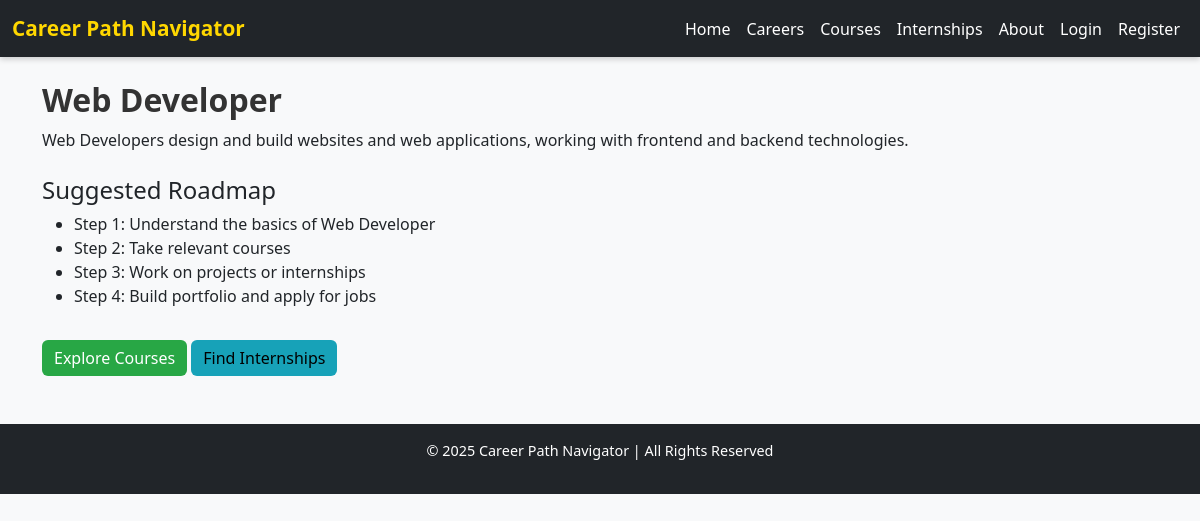
Screenshot of /roadmap/2 with the database file from the repository.
### app.py (models this page shows)
class Career(db.Model):
    id = db.Column(db.Integer, primary_key=True)
    title = db.Column(db.String(150), nullable=False)
    description = db.Column(db.Text, nullable=False)

### app.py (the view)
@app.route('/roadmap/<int:career_id>')
def roadmap(career_id):
    career = Career.query.get_or_404(career_id)
    return render_template('roadmap.html', career=career)

### templates/roadmap.html
{% extends 'base.html' %}
{% block content %}
<h2>{{ career.title }}</h2>
<p>{{ career.description }}</p>
<div class="mt-4">
    <h4>Suggested Roadmap</h4>
    <ul>
        <li>Step 1: Understand the basics of {{ career.title }}</li>
        <li>Step 2: Take relevant courses</li>
        <li>Step 3: Work on projects or internships</li>
        <li>Step 4: Build portfolio and apply for jobs</li>
    </ul>
</div>
<a href="{{ url_for('courses') }}" class="btn btn-success mt-3">Explore Courses</a>
<a href="{{ url_for('internships') }}" class="btn btn-info mt-3">Find Internships</a>
{% endblock %}

### templates/static/css/style.css (style rules this page uses)
body { font-family: "Segoe UI", Tahoma, Geneva, Verdana, sans-serif; background: #f8f9fa; margin: 0; padding: 0; }
.container h1, .container h2, .container h3 { color: #333; font-weight: 600; }
.btn-success { background-color: #28a745; border: none; }
.btn-info { background-color: #17a2b8; border: none; }

### rows the page displays
Career: title "Web Developer", description "Web Developers design and build websites and web applications, working with frontend and backend technologies."
